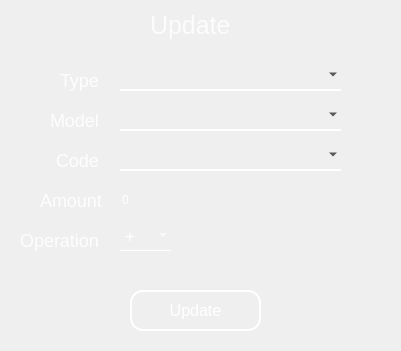
<?xml version="1.0" encoding="UTF-8"?>
<ui version="4.0">
 <class>Form</class>
 <widget class="QWidget" name="Form">
  <property name="geometry">
   <rect>
    <x>0</x>
    <y>0</y>
    <width>401</width>
    <height>351</height>
   </rect>
  </property>
  <property name="windowTitle">
   <string>Form</string>
  </property>
  <widget class="QLabel" name="backgroundLabel">
   <property name="geometry">
    <rect>
     <x>0</x>
     <y>0</y>
     <width>401</width>
     <height>371</height>
    </rect>
   </property>
   <property name="styleSheet">
    <string notr="true">QLabel#backgroundLabel{
background-image: url(:/bg-img/background.png);
}</string>
   </property>
   <property name="text">
    <string/>
   </property>
  </widget>
  <widget class="QLabel" name="addLabel">
   <property name="geometry">
    <rect>
     <x>150</x>
     <y>10</y>
     <width>81</width>
     <height>31</height>
    </rect>
   </property>
   <property name="styleSheet">
    <string notr="true">QLabel#addLabel{
color: rgba(255,255,255,200);
font-size: 25px;
font-family: &quot;Arial&quot;;
}</string>
   </property>
   <property name="text">
    <string>Update</string>
   </property>
  </widget>
  <widget class="QLabel" name="model_Label">
   <property name="geometry">
    <rect>
     <x>50</x>
     <y>110</y>
     <width>51</width>
     <height>21</height>
    </rect>
   </property>
   <property name="styleSheet">
    <string notr="true">QLabel#model_Label{
color: rgba(255,255,255,225);
font-size: 18px;
font-family: &quot;Arial&quot;;
}</string>
   </property>
   <property name="text">
    <string>Model</string>
   </property>
  </widget>
  <widget class="QLabel" name="tip_Label">
   <property name="geometry">
    <rect>
     <x>60</x>
     <y>70</y>
     <width>41</width>
     <height>21</height>
    </rect>
   </property>
   <property name="styleSheet">
    <string notr="true">QLabel#tip_Label{
color: rgba(255,255,255,225);
font-size: 18px;
font-family: &quot;Arial&quot;;
}</string>
   </property>
   <property name="text">
    <string>Type</string>
   </property>
  </widget>
  <widget class="QLabel" name="amount_Label">
   <property name="geometry">
    <rect>
     <x>40</x>
     <y>190</y>
     <width>61</width>
     <height>21</height>
    </rect>
   </property>
   <property name="styleSheet">
    <string notr="true">QLabel#amount_Label{
color: rgba(255,255,255,225);
font-size: 18px;
font-family: &quot;Arial&quot;;
}</string>
   </property>
   <property name="text">
    <string>Amount</string>
   </property>
  </widget>
  <widget class="QSpinBox" name="amount_spinBox">
   <property name="geometry">
    <rect>
     <x>120</x>
     <y>190</y>
     <width>40</width>
     <height>20</height>
    </rect>
   </property>
   <property name="font">
    <font>
     <pointsize>-1</pointsize>
    </font>
   </property>
   <property name="styleSheet">
    <string notr="true">QSpinBox#amount_spinBox{
background-color: rgba(0,0,0,0);
color: white;
border: none;
font-size: 12px;
}</string>
   </property>
   <property name="maximum">
    <number>999</number>
   </property>
  </widget>
  <widget class="QComboBox" name="type_comboBox">
   <property name="geometry">
    <rect>
     <x>120</x>
     <y>60</y>
     <width>221</width>
     <height>31</height>
    </rect>
   </property>
   <property name="styleSheet">
    <string notr="true">QComboBox#type_comboBox{
background-color: rgba(0,0,0,0);
border:none;
border-bottom: 2px solid white;
}</string>
   </property>
  </widget>
  <widget class="QComboBox" name="model_comboBox">
   <property name="geometry">
    <rect>
     <x>120</x>
     <y>100</y>
     <width>221</width>
     <height>31</height>
    </rect>
   </property>
   <property name="styleSheet">
    <string notr="true">QComboBox#model_comboBox{
background-color: rgba(0,0,0,0);
border:none;
border-bottom: 2px solid white;
}</string>
   </property>
  </widget>
  <widget class="QLabel" name="opp_Label">
   <property name="geometry">
    <rect>
     <x>20</x>
     <y>230</y>
     <width>81</width>
     <height>21</height>
    </rect>
   </property>
   <property name="styleSheet">
    <string notr="true">QLabel#opp_Label{
color: rgba(255,255,255,225);
font-size: 18px;
font-family: &quot;Arial&quot;;
}</string>
   </property>
   <property name="text">
    <string>Operation</string>
   </property>
  </widget>
  <widget class="QComboBox" name="operation_ComboBox">
   <property name="geometry">
    <rect>
     <x>120</x>
     <y>220</y>
     <width>51</width>
     <height>31</height>
    </rect>
   </property>
   <property name="styleSheet">
    <string notr="true">QComboBox#operation_ComboBox{
background-color: rgba(0,0,0,0);
border:none;
border-bottom: 1px solid white;
padding-bttom: 5px;
color: white;
font-size: 17px;
}</string>
   </property>
   <item>
    <property name="text">
     <string>+</string>
    </property>
   </item>
   <item>
    <property name="text">
     <string>-</string>
    </property>
   </item>
  </widget>
  <widget class="QPushButton" name="UpdateConfirm_Button">
   <property name="geometry">
    <rect>
     <x>130</x>
     <y>290</y>
     <width>131</width>
     <height>41</height>
    </rect>
   </property>
   <property name="styleSheet">
    <string notr="true">QPushButton#UpdateConfirm_Button{
background-color: rgba(0,0,0,0);
color: white;
font-size: 16px;
font-family: &quot;Arial&quot;;
border: 2px solid white;
border-radius: 13px;
}
QPushButton#UpdateConfirm_Button:hover{
background-color: rgba(0,0,0,125);
}</string>
   </property>
   <property name="text">
    <string>Update</string>
   </property>
  </widget>
  <widget class="QLabel" name="code_Label">
   <property name="geometry">
    <rect>
     <x>56</x>
     <y>150</y>
     <width>51</width>
     <height>21</height>
    </rect>
   </property>
   <property name="styleSheet">
    <string notr="true">QLabel#code_Label{
color: rgba(255,255,255,225);
font-size: 18px;
font-family: &quot;Arial&quot;;
}</string>
   </property>
   <property name="text">
    <string>Code</string>
   </property>
  </widget>
  <widget class="QComboBox" name="code_comboBox">
   <property name="geometry">
    <rect>
     <x>120</x>
     <y>140</y>
     <width>221</width>
     <height>31</height>
    </rect>
   </property>
   <property name="styleSheet">
    <string notr="true">QComboBox#code_comboBox{
background-color: rgba(0,0,0,0);
border:none;
border-bottom: 2px solid white;
}</string>
   </property>
  </widget>
 </widget>
 <resources>
  <include location="background.qrc"/>
 </resources>
 <connections/>
</ui>
